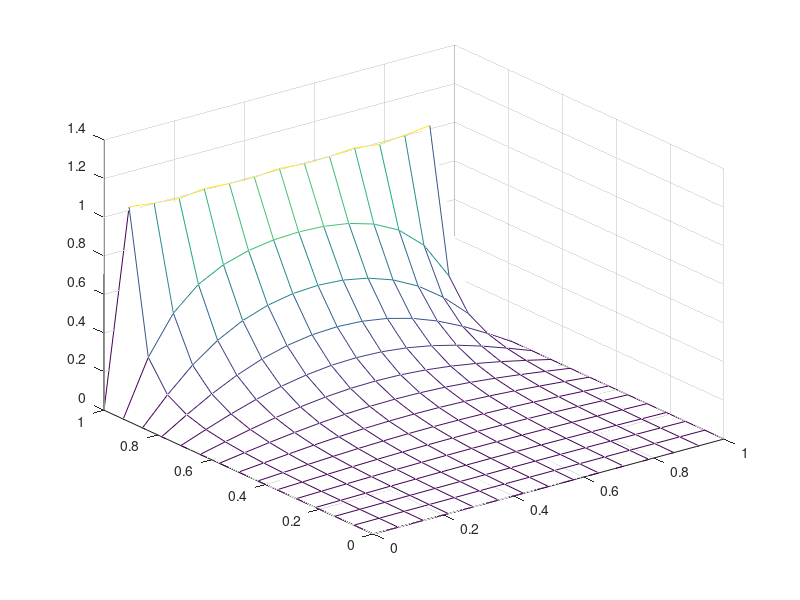

This chart was generated by the following MATLAB code:
clc
clear all
% case 2
alpha=2;
n=1:2:101;  %.....................................(1x51)                                  
xi=linspace(0,1,15);%.............................(1x15) 
eta=xi;%..........................................(1x15) 
[X1,temp1]=meshgrid(xi,1./(n.*sinh(pi*alpha*n)))%(51x15) 
temp2=sin(pi*n'*xi) %............................(51x15) 
temp3=temp1.*temp2%..............................(51x15) 
Rnx=sinh(pi*alpha*n'*eta)%.......................(51x15) 
u=4/pi*Rnx'*temp3%...............................(15x15) 
mesh(xi,eta,u)%...................................(1x51) 
